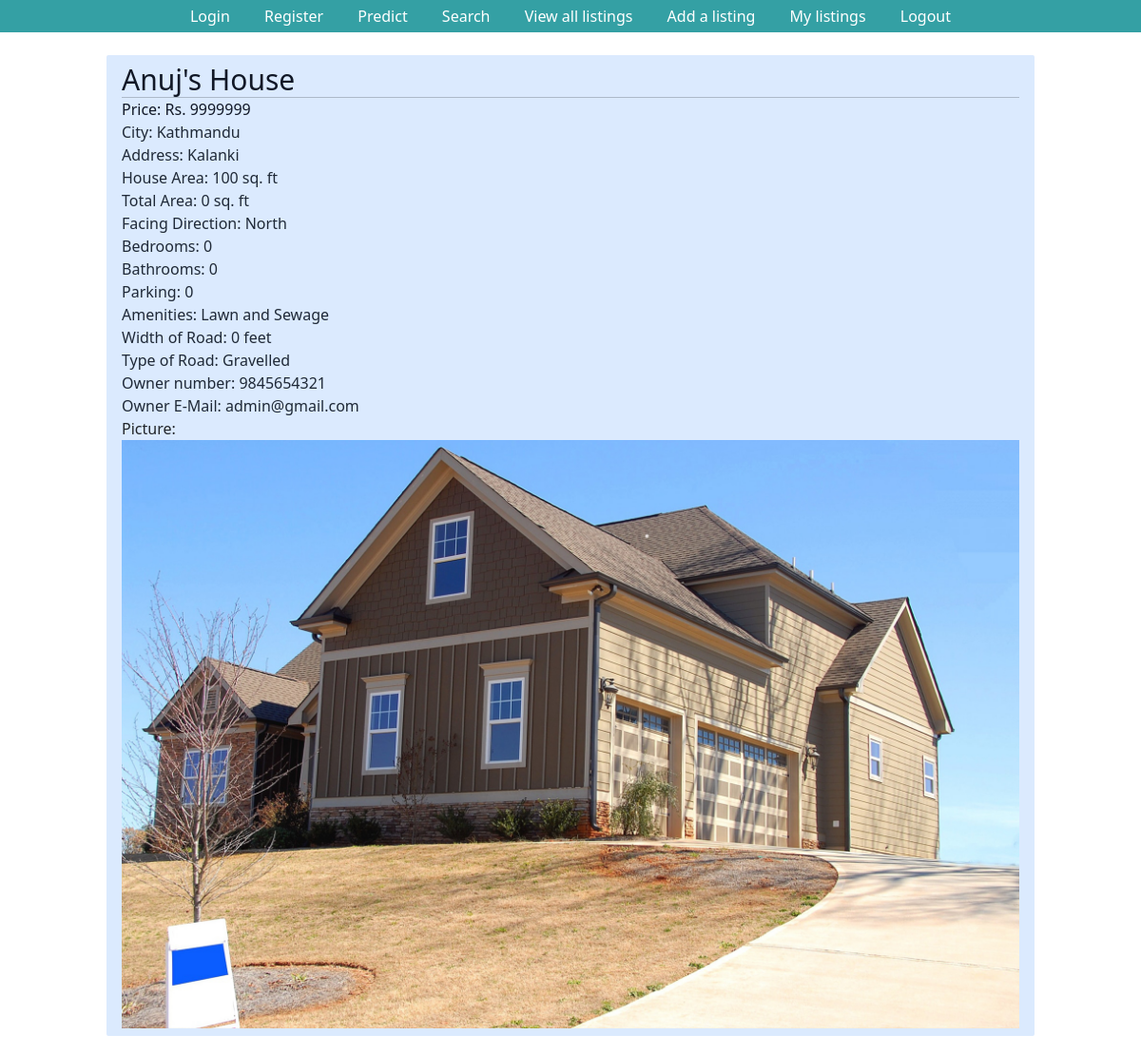
/listings/9/ (signed in), run on an earlier commit of the app's database.
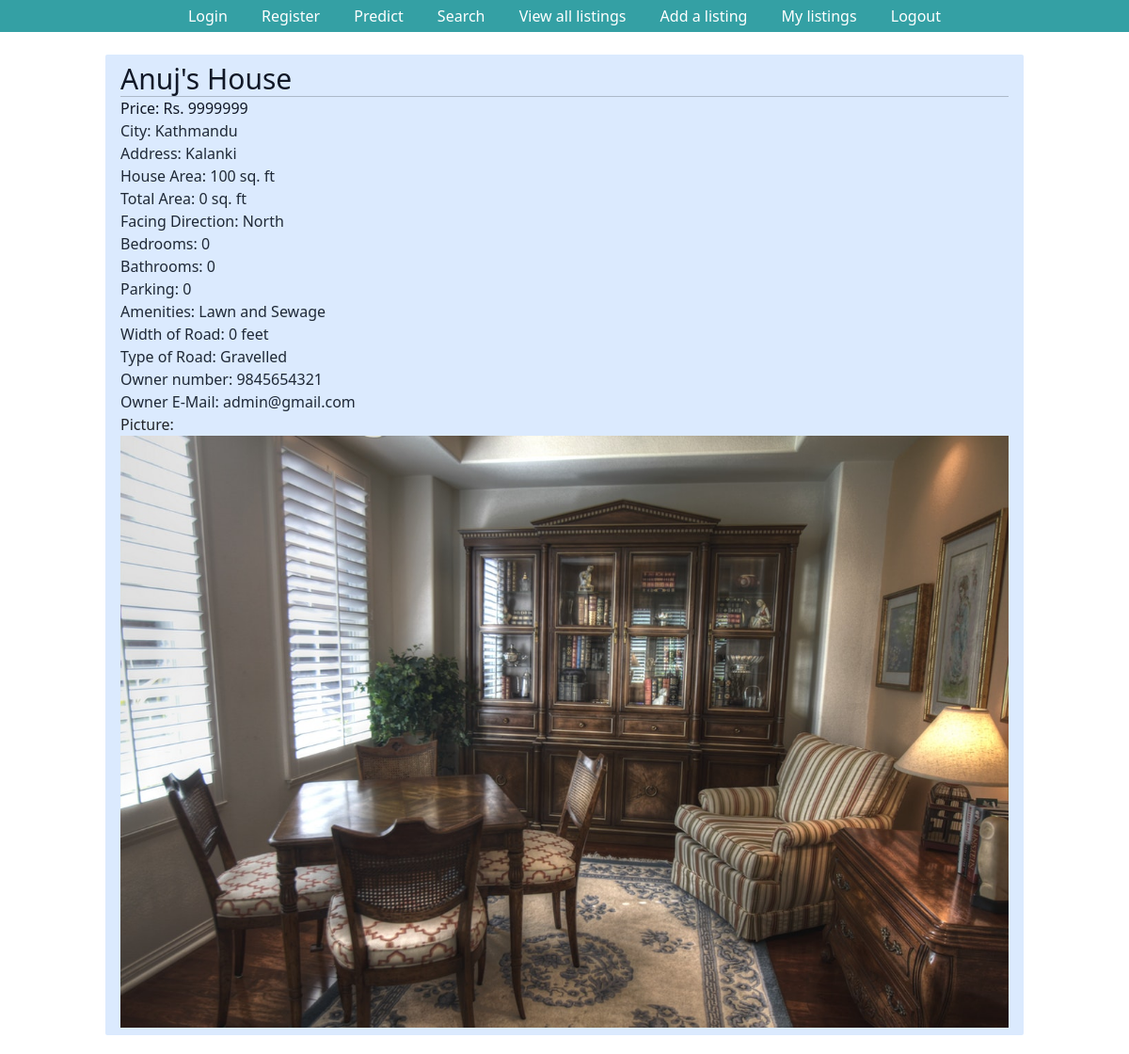
And on a later commit of the database.
### listings/models.py (models this page shows, shortened)
class Listing(models.Model):
    Title = models.CharField(max_length=30, default='House on Sale')
    Location = models.CharField(max_length=30, default='Kalanki')
    City = models.CharField(max_length=30, default='Kathmandu')
    Price = models.IntegerField(default=9999999)
    Bedroom = models.IntegerField(default=0)
    Bathroom = models.IntegerField(default=0)
    Floors = models.IntegerField(default=1)
    Parking = models.IntegerField(default=0)
    Face = models.CharField(max_length=30)
    Area = models.IntegerField(default=100)
    Road_Width = models.IntegerField(default=0)
    Road_Type = models.CharField(max_length=30)
    Build_Area = models.IntegerField(default=0)
    Amenities = models.CharField(max_length=30)
    Contact_number = models.IntegerField(default=9845654321)
    Contact_mail = models.CharField(max_length=30, default='admin@gmail.com')
    Image = models.ImageField()
    user = models.ForeignKey(User, on_delete=models.SET_NULL,null=True)
    is_sold = models.BooleanField(default=False)

### listings/views.py (the view)
# urls.py: path('listings/<pk>/', listing_retrieve, name='listing_retrieve'),
@login_required
def listing_retrieve(request,pk):
    listing= Listing.objects.get(id=pk)
    context={
        "listing":listing
    }
    return render(request,"listing.html",context)

### templates/listing.html (shortened to what this page needs)
{% extends "base.html" %}
{% block content %}
<div class="px-3 py-2 bg-blue-100 rounded-sm">
    <h3 class="text-3xl text-gray-900">{{ listing.Title }}</h3><hr>
    <p class="text-gray-900">Price: Rs. {{listing.Price}}</p>
    <p class="text-gray-800">City: {{listing.City}}</p>
    <p class="text-gray-800">Address: {{listing.Location}}</p>
    <p class="text-gray-800">House Area: {{listing.Area}} sq. ft</p>
    <p class="text-gray-800">Total Area: {{listing.Build_Area}} sq. ft</p>
    <p class="text-gray-800">Facing Direction: {{listing.Face}}</p>
    <p class="text-gray-800">Bedrooms: {{listing.Bedroom}}</p>
    <p class="text-gray-800">Bathrooms: {{listing.Bathroom}}</p>
    <p class="text-gray-800">Parking: {{listing.Parking}}</p>
    <p class="text-gray-800">Amenities: {{listing.Amenities}}</p>
    <p class="text-gray-800">Width of Road: {{listing.Road_Width}} feet</p>
    <p class="text-gray-800">Type of Road: {{listing.Road_Type}}</p>
    <p class="text-gray-800">Owner number: {{listing.Contact_number}}</p>
    <p class="text-gray-800">Owner E-Mail: {{listing.Contact_mail}}</p>
    <p>Picture: <br><img src="{{ listing.Image.url }}" alt=""></p>
</div>
{% endblock %}

What changed in the data, as far as the page shows it:
changed Listing "Anuj's House": Image: a different picture
